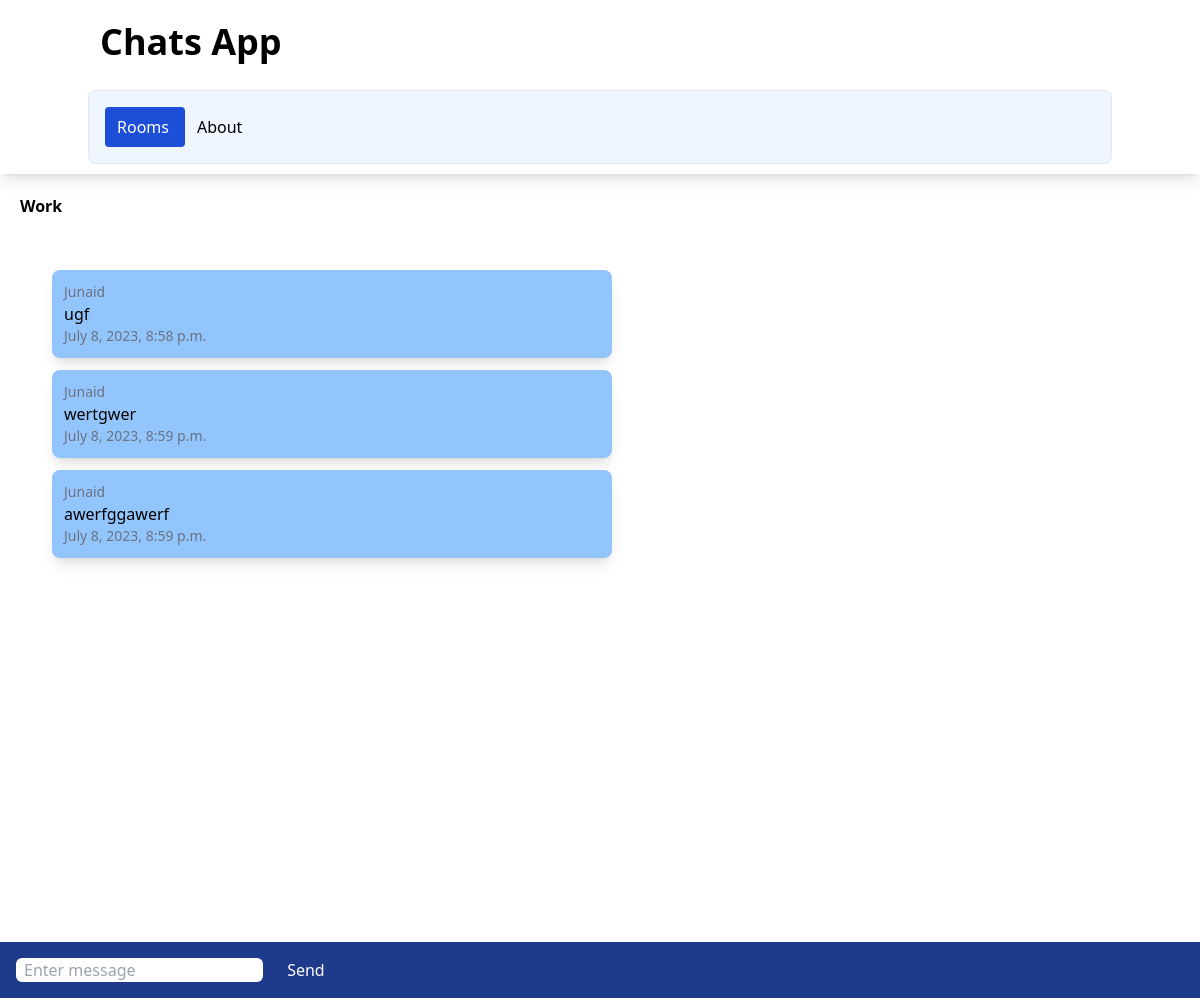
Page /rooms/work/ on the committed database.
### chatapp/models.py (models this page shows)
class ChatRoom(models.Model):
    name=models.CharField(max_length=100)
    slug = models.SlugField( unique=True)

class ChatMessage(models.Model):
    user = models.ForeignKey(User, on_delete=models.CASCADE)
    room = models.ForeignKey(ChatRoom, on_delete=models.CASCADE)
    message_content = models.TextField()
    date = models.DateTimeField(auto_now=True)
    class Meta:
        ordering=('date',)

### chatapp/views.py (the view)
# urls.py: path('<slug:slug>/',views.chatroom,name='chatroom'),
def chatroom(request,slug):
    chatroom = ChatRoom.objects.get(slug=slug)
    messages = ChatMessage.objects.filter(room=chatroom)[0:30]
    return render(request,'chatapp/room.html',{'chatroom':chatroom,'messages':messages})

### chatapp/templates/chatapp/room.html (shortened to what this page needs)
{% extends 'chatapp/base.html' %}
{% block body %}
<div class="m-5 font-bold ">
{{ chatroom.name }}
</div>
<div class="message-container m-10 overflow-auto h-[700px]" id="message-container">
<div id="chat-messages">
    {% for message in messages %}
    <div class="message shadow-lg p-3 m-3 rounded-lg w-1/2 bg-blue-300">
        <div class="text-sm text-gray-500">
            {{ message.user.username }}
        </div>
            {{ message.message_content }}
        <div class="text-sm text-gray-500">
            {{ message.date}}
        </div>
    </div>
    {% endfor %}
</div>
</div>
<div class="form-container fixed inset-x-0 bottom-0 bg-blue-900 p-4">
<form method="post">
    <input class="rounded-md px-2" id="message-input" type="text" name="message" placeholder="Enter message">
    <button class="text-white ml-5" id="send-button" type="submit">Send</button>
</form>
</div>
{% endblock %}

### rows in the picture
ChatRoom: name "Work"
ChatMessage: user.username "Junaid", message_content "ugf", date "July 8, 2023, 8:58 p.m."
ChatMessage: user.username "Junaid", message_content "wertgwer", date "July 8, 2023, 8:59 p.m."
ChatMessage: user.username "Junaid", message_content "awerfggawerf", date "July 8, 2023, 8:59 p.m."
